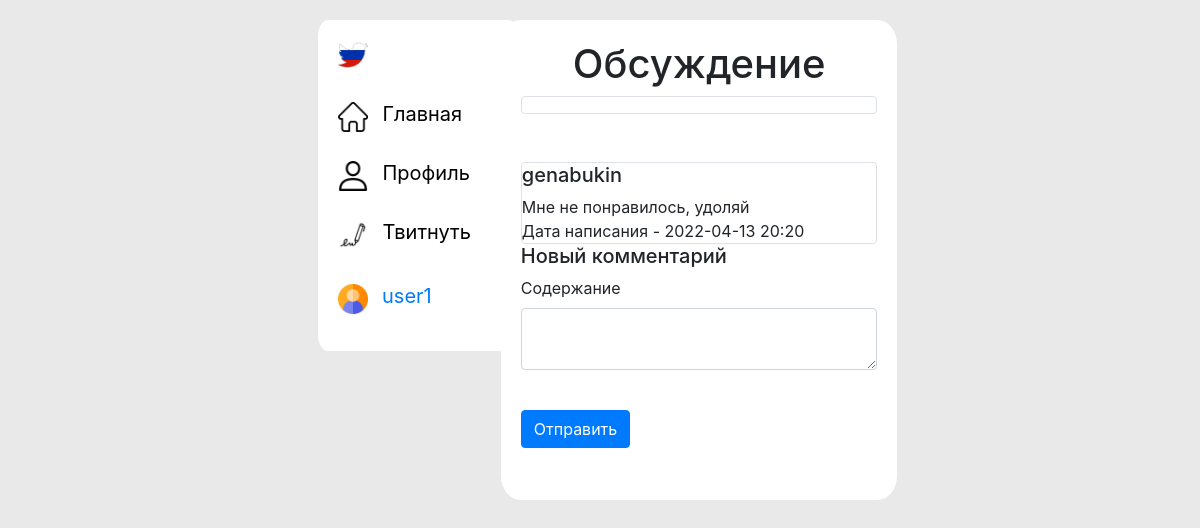
Screenshot of /comments/1 (signed in) with the database file from the repository.
### data/users.py (models this page shows, shortened)
class User(SqlAlchemyBase, UserMixin, SerializerMixin):
    __tablename__ = 'users'
    id = sqlalchemy.Column(sqlalchemy.Integer,
                           primary_key=True, autoincrement=True)
    name = sqlalchemy.Column(sqlalchemy.String, nullable=True)
    about = sqlalchemy.Column(sqlalchemy.String, nullable=True)
    email = sqlalchemy.Column(sqlalchemy.String,
                              index=True, unique=True, nullable=True)
    hashed_password = sqlalchemy.Column(sqlalchemy.String, nullable=True)
    created_date = sqlalchemy.Column(sqlalchemy.DateTime,
                                     default=datetime.datetime.now)
    news = orm.relation('Twits', back_populates='user')
    commentaries = orm.relation('Comment', back_populates='user')

### data/comments.py (models this page shows)
class Comment(SqlAlchemyBase, SerializerMixin):
    __tablename__ = 'comments'
    id = sqlalchemy.Column(sqlalchemy.Integer,
                           primary_key=True, autoincrement=True)
    content = sqlalchemy.Column(sqlalchemy.String, nullable=True)
    created_date = sqlalchemy.Column(sqlalchemy.DateTime,
                                     default=datetime.datetime.now)
    twit_id = sqlalchemy.Column(sqlalchemy.Integer,
                                sqlalchemy.ForeignKey("twits.id"))
    user_id = sqlalchemy.Column(sqlalchemy.Integer,
                                sqlalchemy.ForeignKey("users.id"))
    twit = orm.relation('Twits')
    user = orm.relation('User')

### main.py (the view)
@app.route('/comments/<int:id>', methods=['GET', 'POST'])
@login_required
def comments(id):
    db_sess = db_session.create_session()
    comments = db_sess.query(Comment).filter(Comment.twit_id == id
                                       ).all()
    twit = db_sess.query(Twits).filter(Twits.id == id
                                       ).first()
    form = CommentsForm()
    if form.validate_on_submit():
        comment = Comment()
        comment.content = form.content.data
        comment.twit_id = id
        comment.user_id = current_user.id
        db_sess.add(comment)
        db_sess.commit()
        return redirect(f'/comments/{id}')
    else:
        return render_template('comments.html', twit=twit, comments=comments, title='Обсуждение',
                               form=form)

### forms/comments.py
class CommentsForm(FlaskForm):
    content = TextAreaField("Содержание", validators=[DataRequired()])
    submit = SubmitField('Отправить')

### data/db_session.py (called while the page is built)
def create_session() -> Session:
    global __factory
    return __factory()

### main.py (called while the page is built)
@login_manager.user_loader
def load_user(user_id):
    db_sess = db_session.create_session()
    return db_sess.query(User).get(user_id)

### templates/comments.html (shortened to what this page needs)
{% extends "base.html" %}
{% block content %}
<h1 class="text-center ">Обсуждение</h1>
<div class="col-md6 border rounded">
</div><br><br>
{% if comments %}
    {% for item in comments%}
        <div class="col-md6 border rounded">
            <div><h5>{{item.user.name}}</h5></div>
            <div>
                {{item.content}}
            </div>
            <div>
                Дата написания - {{item.created_date.date()}} {{item.created_date.hour}}:{{item.created_date.minute}}
            </div>
        </div>
    {% endfor %}
{% else %}
        <div><h3>Вы можете начать обсуждение первым!</h3></div>
{% endif %}
<h5>Новый комментарий</h5>
    <form action="" method="post">
        <p>
            {{ form.content.label }}<br>
            {{ form.content(class="form-control") }}<br>
        </p>
        <p>{{ form.submit(type="submit", class="btn btn-primary") }}</p>
    </form>
{% endblock %}

### templates/base.html (shortened to what this page needs)
<!doctype html>
<html lang="en">
<head>
    <link rel="stylesheet"
          href="https://stackpath.bootstrapcdn.com/bootstrap/4.4.1/css/bootstrap.min.css"
>
    <link rel="stylesheet" type="text/css" href="{{ url_for( 'static', filename='style.css', v=84)}}">
</head>
<body class="row justify-content-center">
<header class="col-2">
    <nav class="white_box">
        <ul>
            <li class="icon"><a href="/"><div class="img_n"><img src="../../static/img/tweet_icon3.png" alt="icon"></div></a></li>
            <li><a href="/"><div class="img_n"><img src="../../static/img/home_icon.png" alt="home"></div><span>Главная</span></a></li>
            {% if current_user.is_authenticated %}
                <li><a href="/profile"><div class="img_n"><img src="../../static/img/user_icon.png" alt="profile"></div><span>Профиль</span></a></li>
            {% else %}
                <li><a href="/register"><div class="img_n"><img src="../../static/img/user_icon.png" alt="profile"></div><span>Профиль</span></a></li>
            {% endif %}
            <li><a href="/new_twit"><div class="img_n"><img src="../../static/img/write_icon.png" alt="tweet"></div><span>Твитнуть</span></a></li>
            <li class="icon">
                {% if current_user.is_authenticated %}
                    <img src="../../static/img/user_pic.png" style="width: 30px; margin-right: 10px;" alt="profile_pic">
                    <a class="navbar-brand" href="/logout">{{ current_user.name }}</a>
                {% else %}
                    <p style="padding-right: 10px; margin-top: -12px;">
                        <a class="btn btn-primary" style="margin-bottom: 5px;" href="/register">Register</a>
                        <a class="btn btn-success" href="/login">Log In</a>
                    </p>
                {% endif %}
            </li>
        </ul>
    </nav>
</header>
<main role="main" class="col-4 white_box main">
    {% block content %}{% endblock %}
</main>
</body>
</html>

### static/style.css (style rules this page uses)
body { background: #d1d1d176; padding: 20px; }
nav { width: 200px; height: auto; position: fixed; z-index: 5; }
nav > ul { display: block; list-style: none; position: relative; }
nav > ul > li { display: block; height: 54px; padding: 10px; transition: .5s; border-radius: 30px; margin-bottom: 5px; }
nav > ul > li > a > span { margin-left: 15px; color: black; font-size: 20px; }
.img_n { display: inline-block; }
.img_n > img { width: 30px; display: inline-block; }
.white_box { background: #fff; border-radius: 5%; }
.main { min-height: 60vh; padding: 20px; }
ul { padding: 10px; }

### rows the page displays
User: name "user1"
Comment: user.name "genabukin", content "Мне не понравилось, удоляй", created_date "2022-04-13", created_date.hour "20", created_date.minute "20"
